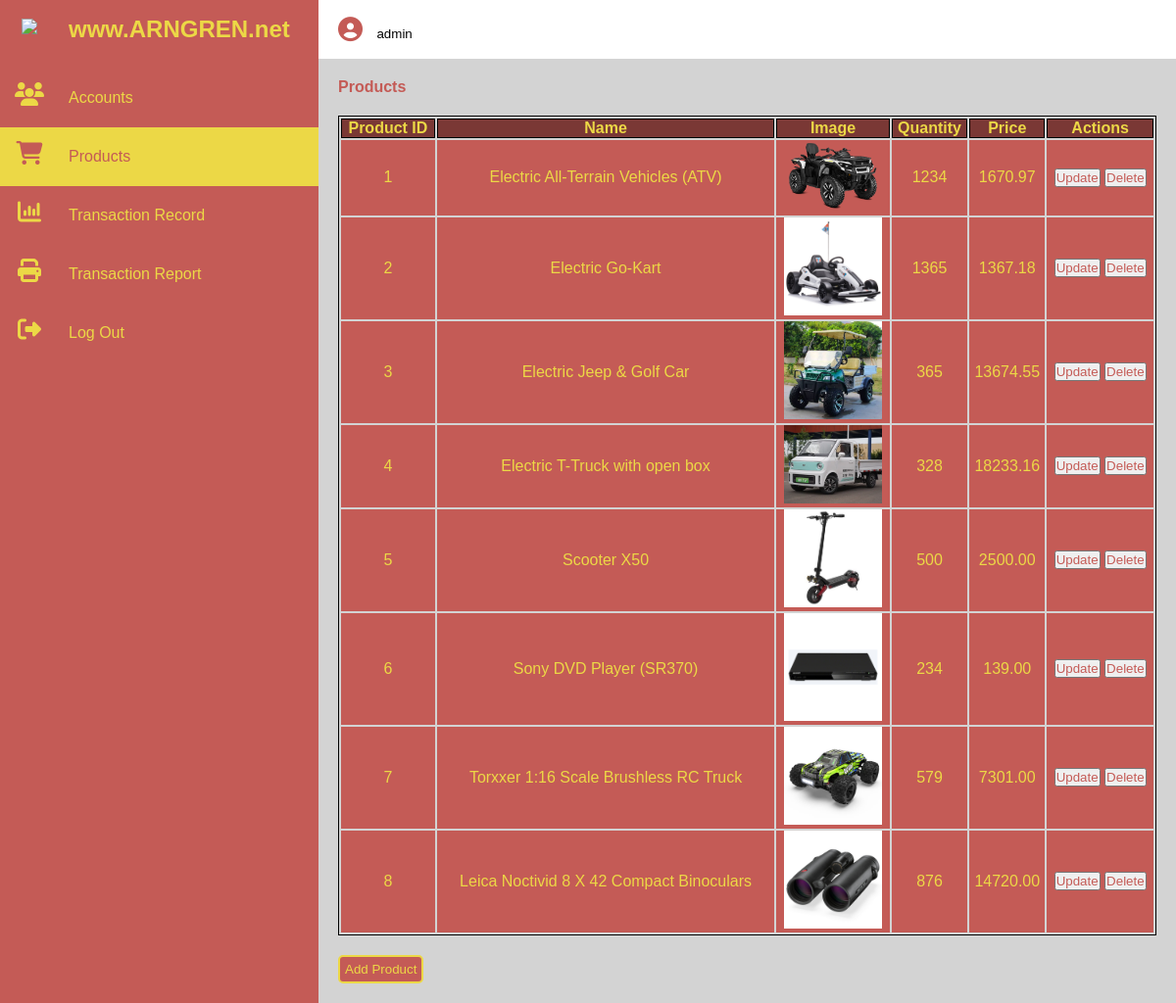
The page /src/admin/product/product.php on the database its author committed.
### tables this page shows
CREATE TABLE `product` (
  `productID` int(11) NOT NULL,
  `productName` varchar(255) NOT NULL,
  `productCtgry` varchar(100) DEFAULT NULL,
  `productQty` int(11) NOT NULL,
  `productPrice` decimal(10,2) NOT NULL,
  `productIMG` varchar(255) NOT NULL
);

### src/admin/product/product.php (the view, shortened to what this page needs)
<!DOCTYPE HTML>
<html lang = "en">
<head>
	<link rel="stylesheet" href="../../../assets/css/dashProduct.css">
</head>
<body>
	<div class = "sidebarcontainer">
		<div class = "sidebar" id = "sidebar">
			<ul>
				<li>
					<a href = "">
						<span class = "icon"><img src = "../../../assets/images/logo.PNG" width = "50px"></span>
						<span class = "title"><h2>www.ARNGREN.net</h2></span>
					</a>
				</li>
				<li>
					<a href = "../../admin/account/dashboard.php">
						<span class = "icon"><i class = "fa fa-users"></i></span>
						<span class = "title">Accounts</span>
					</a>
				</li>
				<li>
					<a class = "active" href = "../../admin/product/product.php">
						<span class = "icon"><i class = "fa fa-shopping-cart"></i></span>
						<span class = "title">Products</span>
					</a>
				</li>
				<li>
					<a href = "../../admin/transaction/record.php">
						<span class = "icon"><i class = "fa fa-bar-chart"></i></span>
						<span class = "title">Transaction Record</span>
					</a>
				</li>
				<li>
					<a href = "../../admin/transaction/report.php">
						<span class = "icon"><i class = "fa fa-print"></i></span>
						<span class = "title">Transaction Report</span>
					</a>
				</li>
				<li>
					<a href = "../../auth/logout.php">
						<span class = "icon"><i class = "fa fa-sign-out"></i></span>
						<span class = "title">Log Out</span>
					</a>
				</li>
			</ul>
		</div>
		<div class = "main">
			<div class = "topbar">
				<div class = "admin">
					<i style = "color: #c45b56" class = "fa fa-user-circle"></i>
					<small>
						<?php
							global $conn;
							$sql = "SELECT adminUsername FROM admin WHERE logStatus = 1;";
							$result = mysqli_query($conn, $sql);
							if ($result -> num_rows > 0)
							{
								while ($row = $result -> fetch_assoc())
								{
									echo $row["adminUsername"];
								}
							}
						?>
					</small>
				</div>
			</div>
			<div class = "display-products">
				<ul>
					<li>
						<a href = "../../admin/account/dashboard.php" style = "font-weight: bold;">Products</a>
					</li>
				</ul>
				<table>
					<thead>
						<tr>
							<th scope = "col">Product ID</th>
							<th scope = "col">Name</th>
							<th scope = "col">Image</th>
							<th scope = "col">Quantity</th>
							<th scope = "col">Price</th>
							<th scope = "col">Actions</th>
						</tr>
					</thead>
					<tbody>
						<?php
							global $conn;
							$sql = "SELECT * FROM product";
							$result = mysqli_query($conn, $sql);
							if ($result -> num_rows > 0)
							{
								while ($row = $result -> fetch_assoc())
								{
									echo "<tr style = 'text-align: center;'>
											<td>".$row['productID']."</td>
											<td>".$row['productName']."</td>
											<td><img src = '".$row['productIMG']."' style = 'width: 100px;'></td>
											<td>".$row['productQty']."</td>
											<td>".$row['productPrice']."</td>
											<td>
												<button><a href=\"../../admin/product/updateProduct.php?updateID=$row[productID]\">Update</a></button>
												<button><a href=\"../../admin/product/deleteProduct.php?deleteID=$row[productID]\">Delete</a></button>
											</td>
										 </tr>";
								}
							}
						?>
					</tbody>
				</table>
				<div class = "addbutton">
					<button><a href = "../../admin/product/addProduct.php">Add Product</button>
				</div>
			</div>
		</div>
	</div>
</body>
</html>

### assets/css/dashProduct.css (style rules this page uses)
* { margin: 0; padding: 0; box-sizing: border-box; font-family: Helvetica; }
body { overflow-x: hidden; }
table tr th { background-color: #7a3835; }
.sidebarcontainer { position: relative; width: 100%; }
.sidebar { position: fixed; width: 325px; height: 100%; background: #c45b56; transition: 0.5s; overflow: hidden; }
.sidebar a.active { background: #ecd846; color: #ecd846; }
.sidebar ul li a.active .icon .fa { color: #c45b56; font-size: 24px; }
.sidebar ul li a.active .title { position: relative; display: block; padding: 0 10px; height: 60px; line-height: 60px; color: #c45b56; white-space: nowrap; }
.sidebar ul { position: absolute; top: 0; left: 0; width: 100%; }
.sidebar ul li { position: relative; width: 100%; list-style: none; }
.sidebar ul li:nth-child(1) { margin-bottom: 10px; }
.sidebar ul li a { position: relative; display: block; width: 100%; display: flex; text-decoration: none; }
.sidebar ul li a .icon { position: relative; display: block; min-width: 60px; height: 60px; line-height: 60px; text-align: center; }
.sidebar ul li a .icon .fa { color: #ecd846; font-size: 24px; }
.sidebar ul li a .title { position: relative; display: block; padding: 0 10px; height: 60px; line-height: 60px; color: #ecd846; white-space: nowrap; }
.main { position: absolute; width: calc(100% - 325px); left: 325px; min-height: 100vh; background: lightgrey; }
.main .topbar { width: 100%; background: white; height: 60px; display: flex; justify-content: space-between; align-items: center; padding: 20px; }
.main .topbar i { font-size: 25px; }
.main .topbar small { visibility: visible; padding: 10px; }
.main .display-products { padding: 20px; }
.main .display-products ul { list-style: none; padding: 0 0 20px 0; }
.main .display-products a { text-decoration: none; color: #c45b56; }
.main .display-products .addbutton { padding: 20px 0 0 0; }
.main .display-products .addbutton button { padding: 5px; border-radius: 5px; border: 2px solid #ecd846; background: #c45b56; }
.main .display-products .addbutton button a { color: #ecd846; }
.main table { width: 100%; border: 1px solid black; }
.main thead, tbody, th, tr { border: 1px solid black; background: #c45b56; color: #ecd846; }

### rows shown on the page
product: productID "1", productName "Electric All-Terrain Vehicles (ATV)", productIMG (picture), productQty "1234", productPrice "1670.97"
product: productID "2", productName "Electric Go-Kart", productIMG (picture), productQty "1365", productPrice "1367.18"
product: productID "3", productName "Electric Jeep & Golf Car", productIMG (picture), productQty "365", productPrice "13674.55"
product: productID "4", productName "Electric T-Truck with open box", productIMG (picture), productQty "328", productPrice "18233.16"
product: productID "5", productName "Scooter X50", productIMG (picture), productQty "500", productPrice "2500.00"
product: productID "6", productName "Sony DVD Player (SR370)", productIMG (picture), productQty "234", productPrice "139.00"
product: productID "7", productName "Torxxer 1:16 Scale Brushless RC Truck", productIMG (picture), productQty "579", productPrice "7301.00"
product: productID "8", productName "Leica Noctivid 8 X 42 Compact Binoculars", productIMG (picture), productQty "876", productPrice "14720.00"

### other values the page prints
$row["adminUsername"] "admin"
